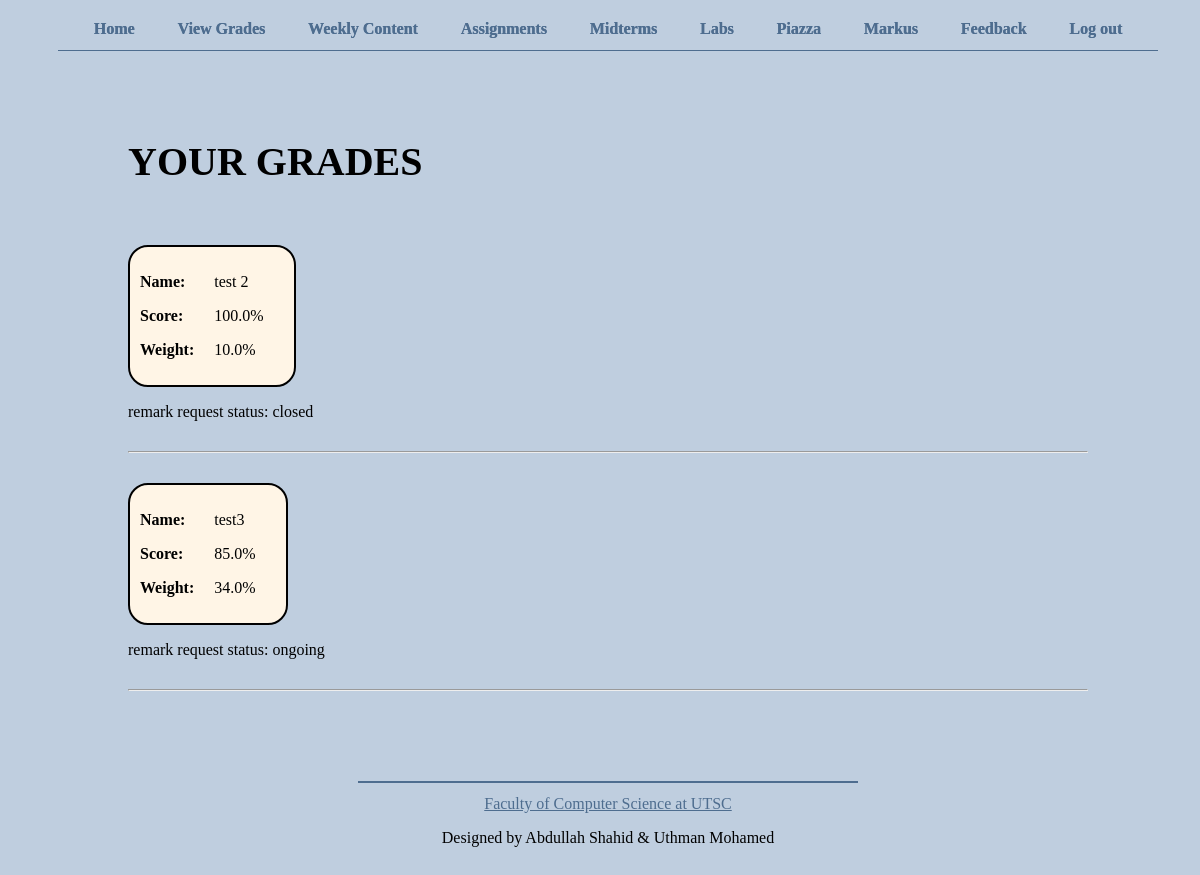
/view/grades (signed in), run on an earlier commit of the app's database.
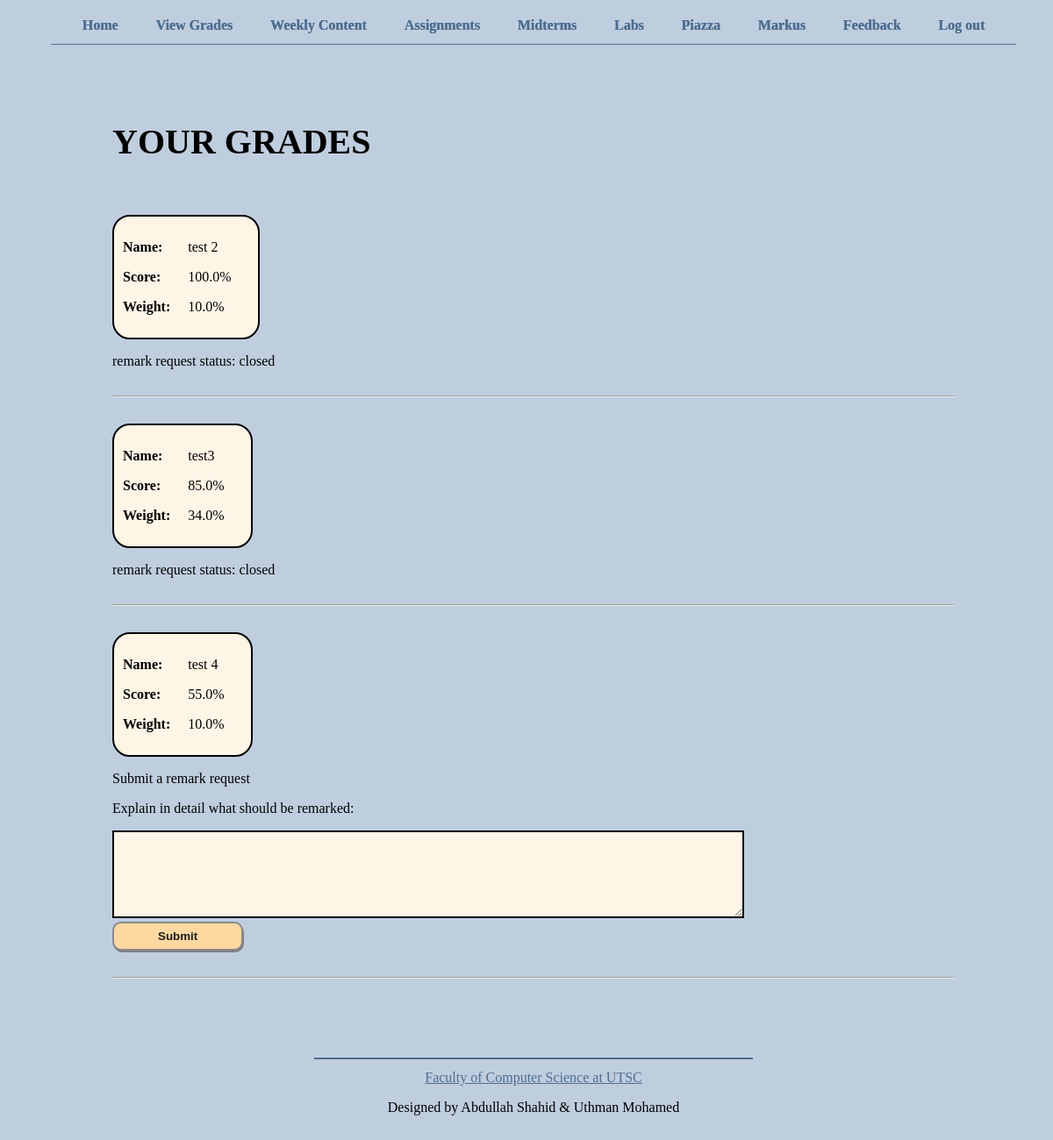
And on a later commit of the database.
### app.py (models this page shows, shortened)
class Grade(db.Model):
    __tablename__ = 'Grade'
    id = db.Column(db.Integer, primary_key = True)
    user_id = db.Column(db.Integer, db.ForeignKey('User.id'), nullable = False)
    ass_name = db.Column(db.String(30), nullable = False)
    score = db.Column(db.Float, nullable = False)
    weight = db.Column(db.Float, nullable = False)

### app.py (the view)
@app.route('/view/grades')
def view_grades():
    if 'username' not in session:
        return redirect(url_for('login'))
    if not session['is_student']:
        return redirect(url_for('root'))
    page_name = 'view_grades'
    grades = get_grades(session['username'])
    requests = []
    for grade in grades:
        remark_request = RemarkRequest.query.filter_by(grade_id = grade.id).first()
        if remark_request is None:
            requests.append("none")
        else:
            if remark_request.closed == 0:
                requests.append("ongoing")
            else:
                requests.append("closed")
    return render_template('view_grades.html', page_name = page_name, grades = grades, requests=requests)

### app.py (called while the page is built)
def get_grades(username):
    user = User.query.filter_by(username = username).first()
    return Grade.query.filter_by(user_id=user.id).all()

### templates/view_grades.html (shortened to what this page needs)
{% extends "template.html" %}
{% block content %}
{% if session.username %}
    <h1>Your grades</h1>
    {% if grades %}
        {% for grade in grades %}
            <section class="card">
                <div class="titles">
                    <p>Name: </p>
                    <p>Score: </p>
                    <p>Weight:</p>
                </div>
                <div>
                    <p>{{grade.ass_name}} </p>
                    <p>{{grade.score}}%</p>
                    <p>{{grade.weight}}%</p>
                </div>
            </section>
            {% if requests[loop.index0] == 'none' %}
                <p>Submit a remark request</p>
                <form action="/remark_request/{{grade.id}}" method="post">
                    <p>Explain in detail what should be remarked:</p>
                    <textarea name="remarkContent" required></textarea>
                    <br>
                    <button type="submit">Submit</button>
                </form>
            {% else %}
                <p>remark request status: {{requests[loop.index0]}}</p>
            {%endif%}
            <hr>
        {% endfor %}
    {% else %}
    <p>You do not have any grades yet.</p>
    {% endif %}
{%endif%}
{% endblock %}

### templates/template.html (shortened to what this page needs)
<!DOCTYPE html>
<html lang="en">
<head>
    <link rel="stylesheet" href="{{ url_for('static', filename='css/template.css') }}">
    <link rel="stylesheet" href="{{ url_for('static', filename='css/' + page_name + '.css') }}">
</head>
<body>
    {% if session.username %}
        <header class="loggedIn">
            <nav>
                <a href="/">Home</a>
                {% if session.is_student %}
                    <a href="/view/grades">View Grades</a>
                {% else %}
                    <a href='/view/students'>Students</a>
                    <a href='/view/remark_requests'>Remark requests</a>
                {% endif %}
                <a href="/weeklyContent">Weekly Content</a>
                <a href="/assignments">Assignments</a>
                <a href="/midterms">Midterms</a>
                <a href="/labs">Labs</a>
                <a href="https://piazza.com/class/kxj5alixpjg4ft" target="_blank">Piazza</a>
                <a href="https://markus.utsc.utoronto.ca/cscb20w22" target="_blank">Markus</a>
                {% if session.is_student %}
                    <a href="/add/feedback">Feedback</a>
                {% else %}
                    <a href="/view/feedback">Feedback</a>
                {% endif %}
                <a href="/logout">Log out</a>
            </nav>
        </header>
    {% endif %}
    <main>
        {% block content %}
        {% endblock %}
    </main>
    <footer>
        <a href="https://www.utsc.utoronto.ca/cms/faculty-of-computer-science" target="_blank">Faculty of Computer Science at UTSC</a>
        <p>Designed by Abdullah Shahid & Uthman Mohamed</p>
    </footer>
</body>
</html>

### static/css/template.css (style rules this page uses)
* { box-sizing: border-box; }
html, body { height: 100%; width: 100%; font-family: 'Georgia', 'Times New Roman', Times, serif; background-color: rgb(191, 206, 223); }
body { display: flex; flex-direction: column; align-items: center; text-align: center; }
header { padding: 1% 0; border-bottom: 1px solid rgb(78, 109, 143); width: 500px; }
header.loggedIn { width: 1100px; }
main { width: 100%; padding: 5% 10%; align-self: flex-start; text-align: start; }
footer { border-top: 2px solid rgb(78, 109, 143); width: 500px; margin-top: auto; display: flex; flex-direction: column; justify-content: space-evenly; padding: 1% 0; }
header nav { display: flex; justify-content: space-evenly; }
button { font-weight: bold; text-decoration: unset; appearance: button; color: rgb(27, 27, 27); border-radius: 10px; background-color: rgb(253, 216, 160); border: 2px solid rgb(138, 138, 138); box-shadow: 1px 2px grey; cursor: default; padding: 7px 50px; margin-top: 30px; }
header nav a { color: rgb(78, 109, 143); padding: 0 7px; text-decoration: unset; font-weight: 600; text-shadow: 0.3px 0.3px rgb(78, 109, 143); }
footer a:visited, footer a:link, main a { color:rgb(78, 109, 143); }
form > button { margin-top: 0px; }
textarea { border: 2px solid black; width: 75%; height: 100px; background-color: rgb(255, 245, 230); }
section.card { display: flex; padding: 10px; border-radius: 20px; width: fit-content; background-color: rgb(255, 245, 230); border: 2px solid black; }
section.card > div { margin-right: 20px; }
section.card > div.titles { font-weight: bold; }
hr { margin: 30px 0; }

### static/css/view_grades.css (style rules this page uses)
h1 { text-transform: uppercase; font-size: 40px; margin-bottom: 60px; }

What changed in the data, as far as the page shows it:
computed for Grade "test3": requests "ongoing" → "closed"
added Grade: ass_name "test 4", score "55.0", weight "10.0"
